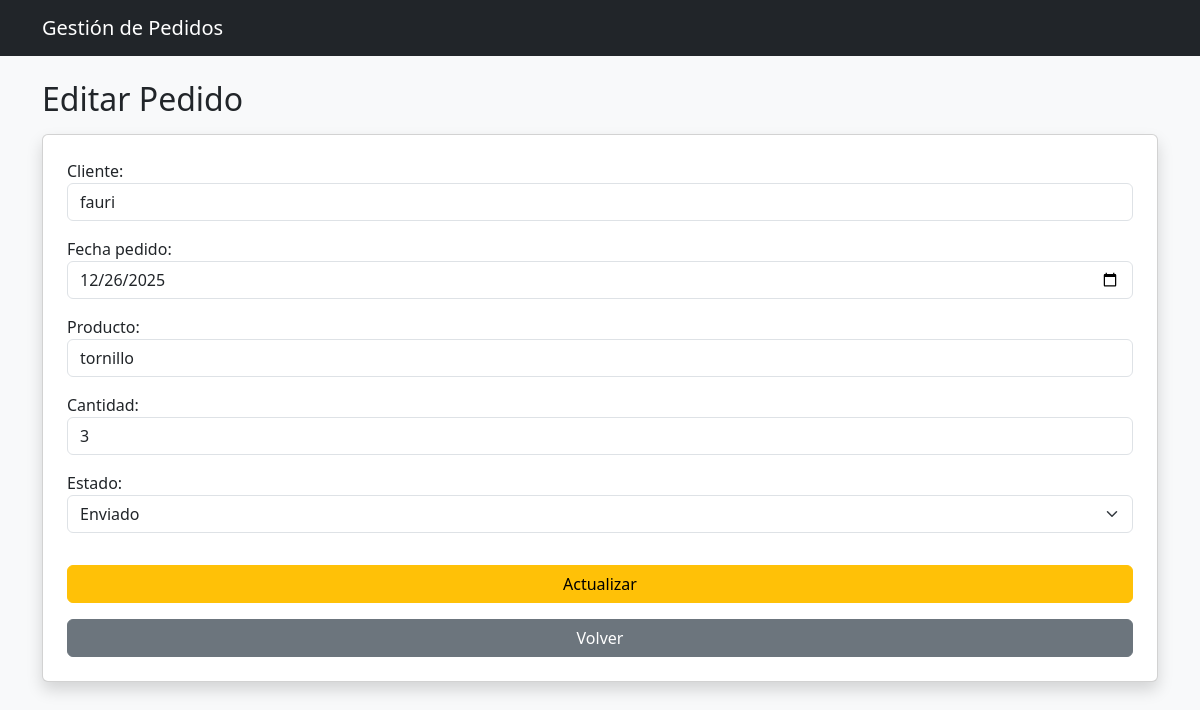
The page /pedidos/actualizar/1/ on the database its author committed.
### pedidos/models.py (models this page shows, shortened)
class Pedido(models.Model):
    ESTADOS_CHOICES = [
        ('pendiente', 'Pendiente'),
        ('procesando', 'Procesando'),
        ('enviado', 'Enviado'),
        ('entregado', 'Entregado'),
        ('cancelado', 'Cancelado'),
]
    cliente = models.CharField(max_length=100)
    fecha_pedido = models.DateField(null=True, blank=True)
    producto = models.CharField(max_length=100)
    cantidad = models.IntegerField()
    estado = models.CharField(max_length=20, choices=ESTADOS_CHOICES,
default=('pendiente'))

### pedidos/views.py (the view)
# urls.py: path('actualizar/<int:pk>/', views.actualizar_pedido, name='actualizar_pedido'),
def actualizar_pedido(request, pk):
    pedido = get_object_or_404(Pedido, pk=pk)
    if request.method == ('POST'):
        form = PedidoForm(request.POST, instance=pedido)
        if form.is_valid():
           form.save()
           return redirect('listar_pedidos')
    else:
        form = PedidoForm(instance=pedido)
    return render(request, 'pedidos/actualizar_pedido.html', {'form': form, 'pedido': pedido})

### pedidos/forms.py
class PedidoForm(forms.ModelForm):
   class Meta:
    model = Pedido
    fields = ['cliente', 'fecha_pedido', 'producto', 'cantidad', 'estado']
    widgets = {
    'fecha_pedido': forms.DateInput(attrs={'type': 'date', 'class': 'form-control'}),
    'cliente': forms.TextInput(attrs={'class': 'form-control'}),
    'producto': forms.TextInput(attrs={'class': 'form-control'}),
    'cantidad': forms.NumberInput(attrs={'class': 'form-control'}),
    'estado': forms.Select(attrs={'class': 'form-select'}),
    }

### pedidos/templates/pedidos/actualizar_pedido.html (shortened to what this page needs)
{% extends "pedidos/base.html" %}
{% block contenido %}
<h2 class="mb-3">Editar Pedido</h2>
<form method="POST" class="card p-4 shadow">
{{ form.as_p }}
<button class="btn btn-warning mt-3">Actualizar</button>
<a href="/pedidos/" class="btn btn-secondary mt-3">Volver</a>
</form>
{% endblock %}

### rows shown on the page
Pedido: cliente "fauri", fecha_pedido "12/26/2025", producto "tornillo", cantidad "3", estado "Enviado"
